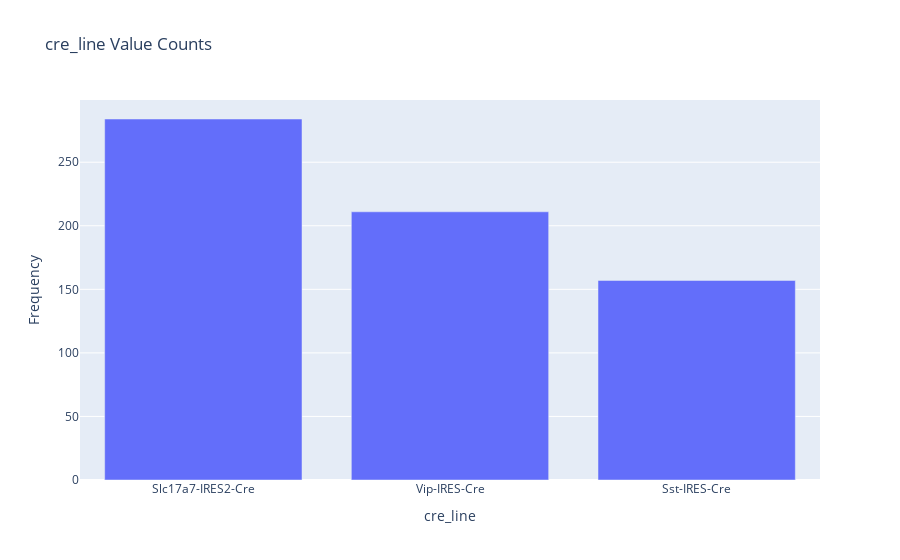

The code cell stored with this chart in its notebook:
### Code cell
#creline counts

df = experiment_df.copy()

if isinstance(df, (pd.DatetimeIndex, pd.MultiIndex)):
	df = df.to_frame(index=False)

# remove any pre-existing indices for ease of use in the D-Tale code, but this is not required
df = df.reset_index().drop('index', axis=1, errors='ignore')
df.columns = [str(c) for c in df.columns]  # update columns to strings in case they are numbers

s = df[~pd.isnull(df['cre_line'])]['cre_line']
chart = pd.value_counts(s).to_frame(name='data')
chart.index.name = 'labels'
chart = chart.reset_index().sort_values(['data', 'labels'], ascending=[False, True])
chart = chart[:100]
charts = [go.Bar(x=chart['labels'].values, y=chart['data'].values, name='Frequency')]
figure = go.Figure(data=charts, layout=go.Layout({
    'barmode': 'group',
    'legend': {'orientation': 'h'},
    'title': {'text': 'cre_line Value Counts'},
    'xaxis': {'title': {'text': 'cre_line'}},
    'yaxis': {'title': {'text': 'Frequency'}}
}))

# If you're having trouble viewing your chart in your notebook try passing your 'chart' into this snippet:
#
from plotly.offline import iplot, init_notebook_mode

init_notebook_mode(connected=True)
for chart in charts:
    chart.pop('id', None) # for some reason iplot does not like 'id'
iplot(figure)

### Figure 1 — Plotly figure (JSON) as saved in the notebook; plotly's stock layout.template omitted (floating-point values rounded to 4 significant figures)
{"data": [{"name": "Frequency", "type": "bar", "x": ["Slc17a7-IRES2-Cre", "Vip-IRES-Cre", "Sst-IRES-Cre"], "y": [284, 211, 157]}], "layout": {"autosize": true, "barmode": "group", "legend": {"orientation": "h"}, "title": {"text": "cre_line Value Counts"}, "xaxis": {"autorange": true, "range": [-0.5, 2.5], "title": {"text": "cre_line"}, "type": "category"}, "yaxis": {"autorange": true, "range": [0, 298.9], "title": {"text": "Frequency"}, "type": "linear"}}}
